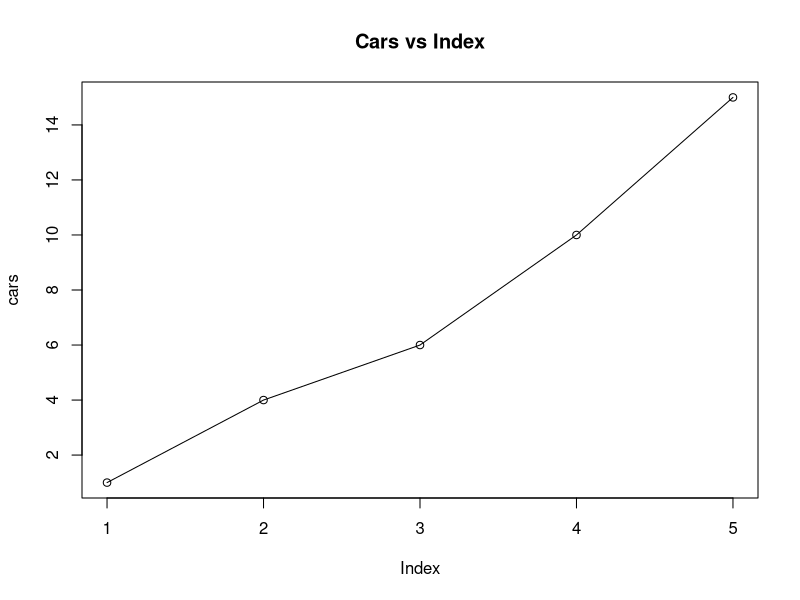
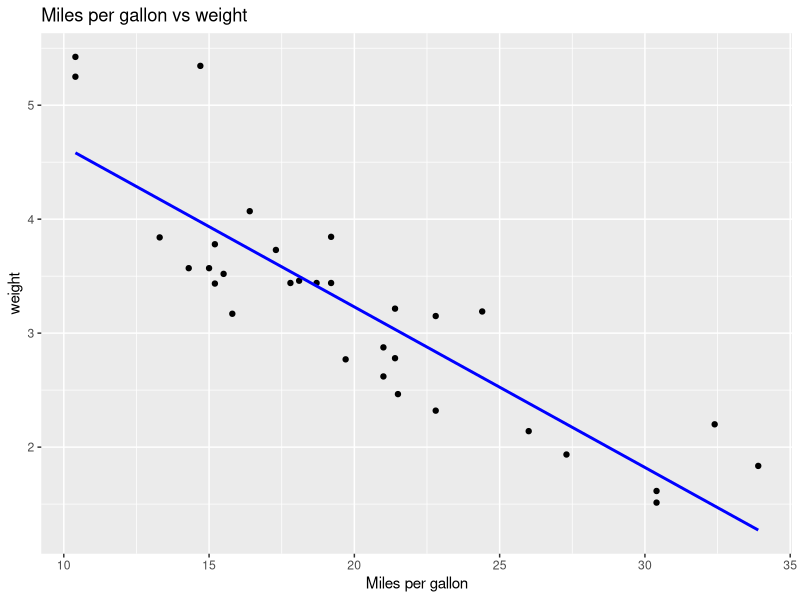
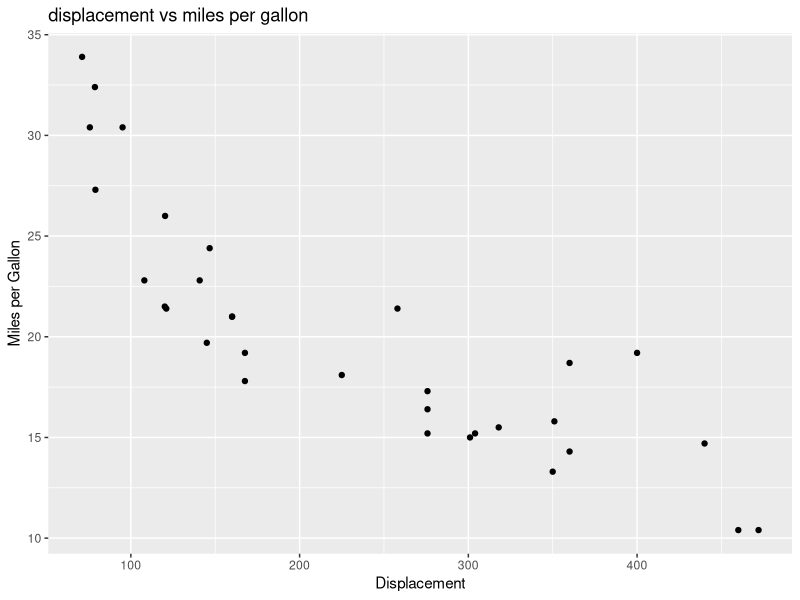
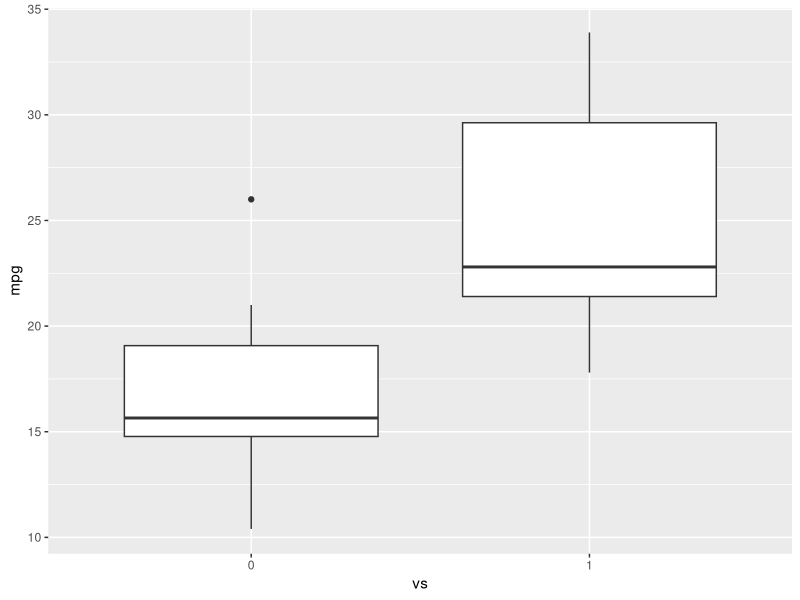
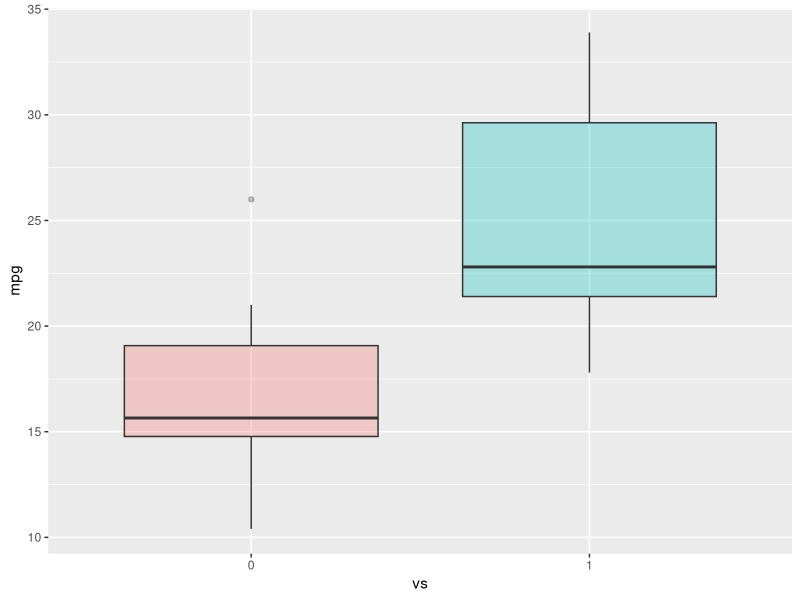
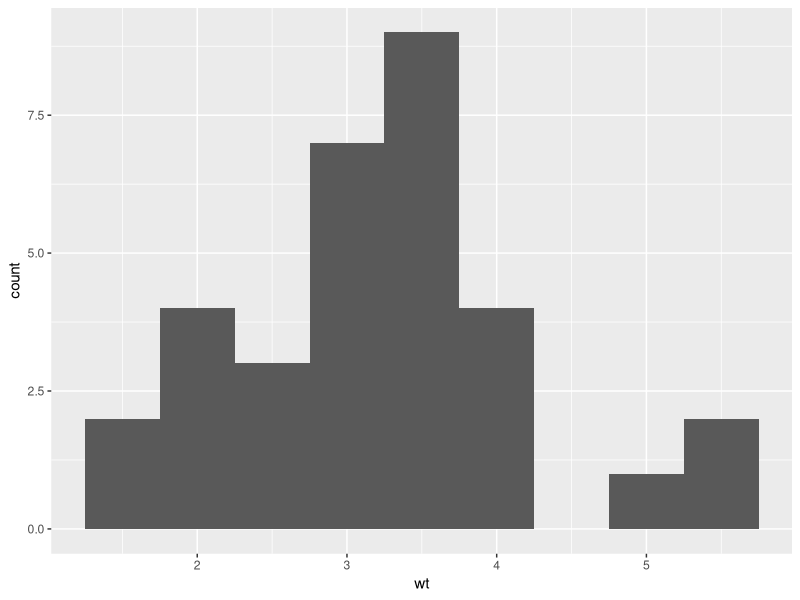

Write the R code that produced these figures, in order.
cars<-c(1,4,6,10,15)
plot(cars,type="o")
title(main="Cars vs Index")

#Using ggplot
library(ggplot2)
ggplot(mtcars,aes(x=mpg,y=wt))+geom_point()+ggtitle("Miles per gallon vs weight")+labs(y="weight",x="Miles per gallon")+  geom_smooth(method = "lm",se=FALSE,color="Blue")



library(datasets)

#load data
data("mtcars")
View(mtcars)

#viewing first 5 rows
head(mtcars,5)

#create a scatter plot of displacement and miles per gallon
#add a title and axis names

ggplot(aes(x=disp,y=mpg),data=mtcars)+geom_point()+ggtitle("displacement vs miles per gallon")+labs(x="Displacement",y="Miles per Gallon")

#make vs a factor
mtcars$vs<-as.factor(mtcars$vs)

#create a boxplot for distribution of for v-shaped and straight engine
ggplot(aes(x=vs,y=mpg),data=mtcars)+geom_boxplot()

#add color to the boxplot to help differentiate
ggplot(aes(x=vs,y=mpg,fill=vs),data=mtcars)+
  geom_boxplot(alpha=0.3)+
  theme(legend.position = "none")

#create a histogram of wt
ggplot(aes(x=wt),data=mtcars)+geom_histogram(binwidth = 0.5)






